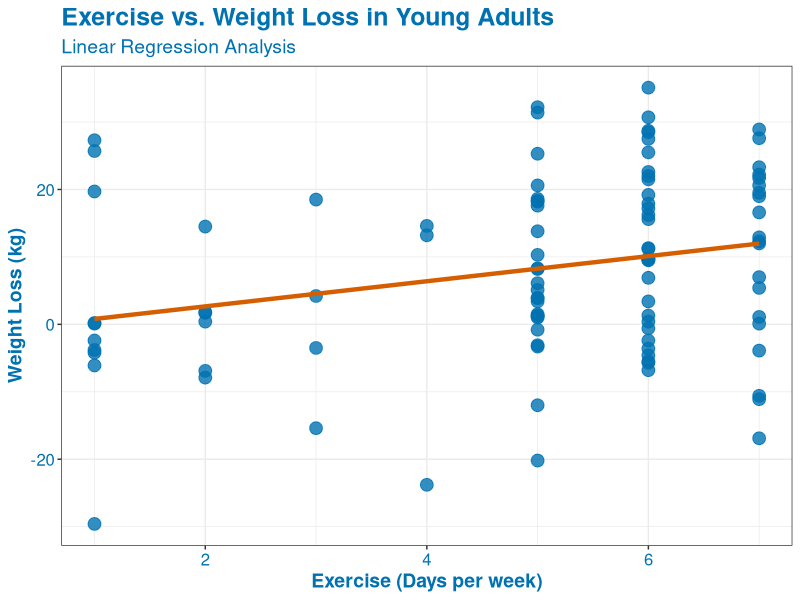

Recreate this plot in R.
# Import the data
data <- read.csv("data.csv")

# Calculate Weight_loss as Starting_weight - Current_weight
data$Weight_loss <- data$Starting_weight - data$Current_weight

# Calculate descriptive statistics
exercise_mean <- mean(data$Exercise)
exercise_sd <- sd(data$Exercise)
weight_loss_mean <- mean(data$Weight_loss)
weight_loss_sd <- sd(data$Weight_loss)

# Create a scatterplot of exercise vs. weight loss
library(ggplot2)
library(tidyverse)
ggplot(data, aes(x = Exercise, y = Weight_loss)) +
  geom_point(size = 4, alpha = 0.8, color = "#0072B2") +
  geom_smooth(method = "lm", se = FALSE, color = "#D55E00", size = 1.5) +
  labs(x = "Exercise (Days per week)", y = "Weight Loss (kg)", title = "Exercise vs. Weight Loss in Young Adults",
       subtitle = "Linear Regression Analysis") +
  theme_bw() +
  theme(plot.title = element_text(color = "#0072B2", size = 18, face = "bold"),
        plot.subtitle = element_text(color = "#0072B2", size = 14),
        axis.title.x = element_text(color = "#0072B2", size = 14, face = "bold"),
        axis.title.y = element_text(color = "#0072B2", size = 14, face = "bold"),
        axis.text = element_text(color = "#0072B2", size = 12),
        legend.title = element_blank(),
        legend.text = element_text(color = "#0072B2", size = 12))
# Calculate correlation between exercise and weight loss
correlation <- cor(data$Exercise, data$Weight_loss)

# Perform linear regression analysis
fit <- lm(Weight_loss ~ Exercise, data = data)
summary(fit)

# Print descriptive statistics and correlation
cat("Exercise mean:", exercise_mean, "\n")
cat("Exercise standard deviation:", exercise_sd, "\n")
cat("Weight loss mean:", weight_loss_mean, "\n")
cat("Weight loss standard deviation:", weight_loss_sd, "\n")
cat("Correlation between exercise and weight loss:", correlation, "\n")

